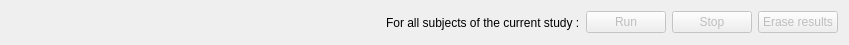
<?xml version="1.0" encoding="UTF-8"?>
<ui version="4.0">
 <class>runner_view</class>
 <widget class="QWidget" name="runner_view">
  <property name="geometry">
   <rect>
    <x>0</x>
    <y>0</y>
    <width>849</width>
    <height>45</height>
   </rect>
  </property>
  <property name="windowTitle">
   <string>Form</string>
  </property>
  <property name="layoutDirection">
   <enum>Qt::LeftToRight</enum>
  </property>
  <layout class="QHBoxLayout" name="horizontalLayout">
   <item>
    <spacer name="horizontalSpacer">
     <property name="orientation">
      <enum>Qt::Horizontal</enum>
     </property>
     <property name="sizeHint" stdset="0">
      <size>
       <width>40</width>
       <height>20</height>
      </size>
     </property>
    </spacer>
   </item>
   <item>
    <widget class="QLabel" name="label">
     <property name="text">
      <string>For all subjects of the current study :</string>
     </property>
    </widget>
   </item>
   <item>
    <widget class="QPushButton" name="run_button">
     <property name="enabled">
      <bool>false</bool>
     </property>
     <property name="text">
      <string>Run</string>
     </property>
    </widget>
   </item>
   <item>
    <widget class="QPushButton" name="stop_button">
     <property name="enabled">
      <bool>false</bool>
     </property>
     <property name="text">
      <string>Stop</string>
     </property>
    </widget>
   </item>
   <item>
    <widget class="QPushButton" name="erase_button">
     <property name="enabled">
      <bool>false</bool>
     </property>
     <property name="text">
      <string>Erase results</string>
     </property>
    </widget>
   </item>
  </layout>
 </widget>
 <resources/>
 <connections/>
</ui>
